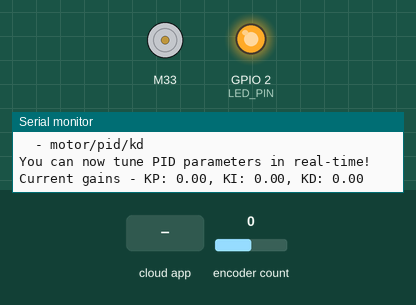
Bench run of a sketch on a simulated ESP32. Parts: DC motor (green arrow = forward, orange = backward, longer = faster), output pins drawn as LEDs (lit = HIGH), the last lines printed to the serial monitor. The inputs (shaded band) are chosen by the test bench; at power-on: encoder count 0. The ROS host is connected and sends only what is stated.

Above: at 4.2 s.
4.3 s: the phone or cloud app sets target_angle_cmd to -100
5.8 s: the phone or cloud app sets kp to -100
At 6.8 s:
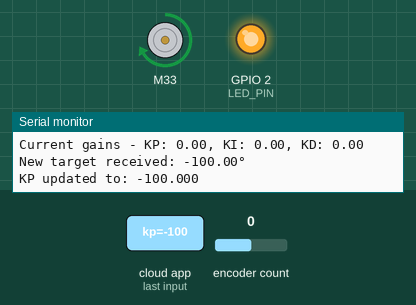
7.3 s: the phone or cloud app sets target_angle_cmd to 100
At 7.9 s:
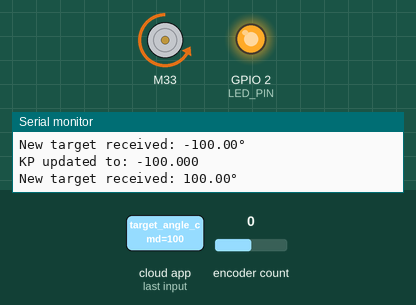
8.8 s: the phone or cloud app sets ki to -100
10.3 s: the phone or cloud app sets kp to 0
At 11.4 s:
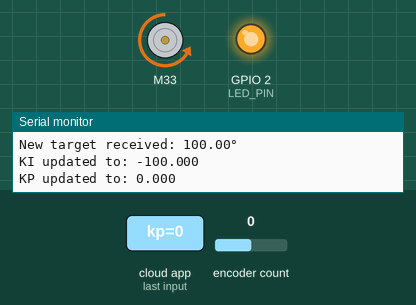
11.8 s: the phone or cloud app sets ki to 100
At 12.6 s:
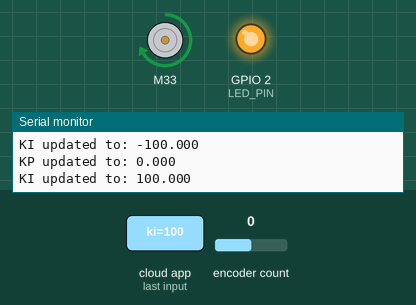
Timing chart, 0 to 14.3 s (numbered marks = the images above; inputs shaded):
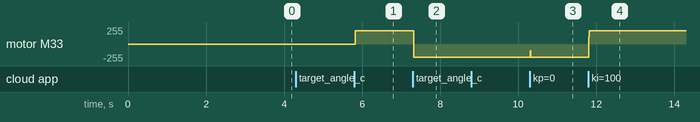

Measured:
- after the input at 5.8 s, motor M33: stopped → forward 200/255 at once
- after the input at 7.3 s, motor M33: forward 200/255 → backward 200/255 at once
- after the input at 10.3 s, motor M33: backward 200/255 → backward 100/255 at once, → backward 200/255 0.01 s later
- after the input at 11.8 s, motor M33: backward 200/255 → forward 200/255 at once

The sketch:

esp32_pid_controller.ino
```cpp
#include <micro_ros_arduino.h>
#include <rcl/rcl.h>
#include <rcl/error_handling.h>
#include <rclc/rclc.h>
#include <rclc/executor.h>
#include <std_msgs/msg/float32.h>
#include <std_msgs/msg/int32.h>

#include <ESP32Encoder.h>
#include <CytronMotorDriver.h>

// ================== PIN DEFINITIONS ==================
#define ENC_A 34
#define ENC_B 35
#define MOTOR_PWM 33
#define MOTOR_DIR 32
#define LED_PIN 2

// ================== CONSTANTS ==================
#define COUNTS_PER_REV 12000
#define MAX_PWM 200
#define MIN_PWM 40

// ================== DIRECTION INVERSION FLAGS ==================
#define INVERT_MOTOR false
#define INVERT_ENCODER false

// ================== PID PARAMETERS ==================
float KP = 0.0;      // Can be tuned via ROS parameters
float KI = 0.0;
float KD = 0.0;

// ================== POSITION TOLERANCE ==================
const float TOLERANCE_DEG = 0.5;        // Tolerance in degrees
const int SETTLED_THRESHOLD = 40;       // Number of cycles to be stable (40 * 5ms = 200ms at 200Hz)

// ================== MICRO-ROS OBJECTS ==================
rcl_publisher_t pub_current_angle;
rcl_publisher_t pub_target_angle;
rcl_publisher_t pub_error;
rcl_publisher_t pub_pwm;
rcl_publisher_t pub_p_term;
rcl_publisher_t pub_i_term;
rcl_publisher_t pub_d_term;

rcl_subscription_t sub_target_angle;
rcl_subscription_t sub_kp;
rcl_subscription_t sub_ki;
rcl_subscription_t sub_kd;

rclc_executor_t executor;
rclc_support_t support;
rcl_allocator_t allocator;
rcl_node_t node;
rcl_timer_t timer;

std_msgs__msg__Float32 msg_current_angle;
std_msgs__msg__Float32 msg_target_angle;
std_msgs__msg__Float32 msg_error;
std_msgs__msg__Int32 msg_pwm;
std_msgs__msg__Float32 msg_p_term;
std_msgs__msg__Float32 msg_i_term;
std_msgs__msg__Float32 msg_d_term;

std_msgs__msg__Float32 received_target_angle;
std_msgs__msg__Float32 received_kp;
std_msgs__msg__Float32 received_ki;
std_msgs__msg__Float32 received_kd;

#define RCCHECK(fn) { rcl_ret_t temp_rc = fn; if((temp_rc != RCL_RET_OK)){error_loop();}}
#define RCSOFTCHECK(fn) { rcl_ret_t temp_rc = fn; if((temp_rc != RCL_RET_OK)){}}

// ================== MOTOR OBJECTS ==================
ESP32Encoder encoder;
CytronMD motor(PWM_DIR, MOTOR_PWM, MOTOR_DIR);

// ================== PID VARIABLES ==================
float target_angle = 0.0;
float current_angle = 0.0;
float error_angle = 0;
float last_error_angle = 0;
float integral_angle = 0;
float derivative_angle = 0;
unsigned long last_time = 0;
int motor_pwm = 0;
int settled_count = 0;  // NEW: Counter for stable position

// ================== ERROR HANDLING ==================
void error_loop(){
  while(1){
    digitalWrite(LED_PIN, !digitalRead(LED_PIN));
    delay(100);
  }
}

// ================== ANGLE CONVERSION ==================
float countsToAngle(long counts) {
  float angle = (counts * 360.0) / COUNTS_PER_REV;
  return INVERT_ENCODER ? -angle : angle;
}

// ================== SUBSCRIPTION CALLBACKS ==================
void subscription_callback(const void * msgin) {
  const std_msgs__msg__Float32 * msg = (const std_msgs__msg__Float32 *)msgin;
  target_angle = msg->data;

  // Reset integral and settled counter when new target is received
  integral_angle = 0;
  settled_count = 0;  // NEW: Reset counter on new target

  Serial.print("New target received: ");
  Serial.print(target_angle);
  Serial.println("°");
}

void kp_callback(const void * msgin) {
  const std_msgs__msg__Float32 * msg = (const std_msgs__msg__Float32 *)msgin;
  KP = msg->data;
  integral_angle = 0;  // Reset integral when gains change
  settled_count = 0;   // NEW: Reset counter when gains change
  Serial.print("KP updated to: ");
  Serial.println(KP, 3);
}

void ki_callback(const void * msgin) {
  const std_msgs__msg__Float32 * msg = (const std_msgs__msg__Float32 *)msgin;
  KI = msg->data;
  integral_angle = 0;  // Reset integral when gains change
  settled_count = 0;   // NEW: Reset counter when gains change
  Serial.print("KI updated to: ");
  Serial.println(KI, 3);
}

void kd_callback(const void * msgin) {
  const std_msgs__msg__Float32 * msg = (const std_msgs__msg__Float32 *)msgin;
  KD = msg->data;
  settled_count = 0;   // NEW: Reset counter when gains change
  Serial.print("KD updated to: ");
  Serial.println(KD, 3);
}

// ================== TIMER CALLBACK (PID LOOP) ==================
void timer_callback(rcl_timer_t * timer, int64_t last_call_time) {
  RCLC_UNUSED(last_call_time);
  if (timer != NULL) {

    // Read current position
    long current_counts = encoder.getCount();
    current_angle = countsToAngle(current_counts);

    // Calculate error
    error_angle = target_angle - current_angle;

    // Calculate time delta
    unsigned long current_time = millis();
    float dt = (current_time - last_time) / 1000.0;
    last_time = current_time;

    if (dt > 0) {
      // PID calculations
      integral_angle += error_angle * dt;
      integral_angle = constrain(integral_angle, -50, 50);  // Anti-windup

      derivative_angle = (error_angle - last_error_angle) / dt;

      float p_term = KP * error_angle;
      float i_term = KI * integral_angle;
      float d_term = KD * derivative_angle;

      float pid_output = p_term + i_term + d_term;

      // Convert to PWM
      motor_pwm = constrain(pid_output, -MAX_PWM, MAX_PWM);

      if (INVERT_MOTOR) {
        motor_pwm = -motor_pwm;
      }

      // Deadband compensation
      if (abs(motor_pwm) > 0 && abs(motor_pwm) < MIN_PWM) {
        motor_pwm = (motor_pwm > 0) ? MIN_PWM : -MIN_PWM;
      }

      // NEW: Settled counter logic - only stop after being stable
      if (abs(error_angle) < TOLERANCE_DEG) {
        settled_count++;
        if (settled_count >= SETTLED_THRESHOLD) {
          motor_pwm = 0;  // Stop motor after being stable
        }
      } else {
        settled_count = 0;  // Reset counter if error exceeds tolerance
      }

      // Apply motor control
      motor.setSpeed(motor_pwm);

      // Publish data to ROS
      msg_current_angle.data = current_angle;
      msg_target_angle.data = target_angle;
      msg_error.data = error_angle;
      msg_pwm.data = motor_pwm;
      msg_p_term.data = p_term;
      msg_i_term.data = i_term;
      msg_d_term.data = d_term;

      RCSOFTCHECK(rcl_publish(&pub_current_angle, &msg_current_angle, NULL));
      RCSOFTCHECK(rcl_publish(&pub_target_angle, &msg_target_angle, NULL));
      RCSOFTCHECK(rcl_publish(&pub_error, &msg_error, NULL));
      RCSOFTCHECK(rcl_publish(&pub_pwm, &msg_pwm, NULL));
      RCSOFTCHECK(rcl_publish(&pub_p_term, &msg_p_term, NULL));
      RCSOFTCHECK(rcl_publish(&pub_i_term, &msg_i_term, NULL));
      RCSOFTCHECK(rcl_publish(&pub_d_term, &msg_d_term, NULL));

      last_error_angle = error_angle;
    }
  }
}

// ================== SETUP ==================
void setup() {
  Serial.begin(115200);

  pinMode(LED_PIN, OUTPUT);
  digitalWrite(LED_PIN, HIGH);

  delay(1000);

  // ========== SETUP ENCODER & MOTOR ==========
  ESP32Encoder::useInternalWeakPullResistors = puType::up;
  encoder.attachFullQuad(ENC_A, ENC_B);
  encoder.clearCount();

  Serial.println("=== Setting up Micro-ROS ===");

  // ========== SETUP MICRO-ROS ==========
  set_microros_transports();
  delay(2000);

  allocator = rcl_get_default_allocator();

  // Create init_options
  RCCHECK(rclc_support_init(&support, 0, NULL, &allocator));

  // Create node
  RCCHECK(rclc_node_init_default(&node, "pid_motor_controller", "", &support));

  // Create publishers
  RCCHECK(rclc_publisher_init_default(
    &pub_current_angle,
    &node,
    ROSIDL_GET_MSG_TYPE_SUPPORT(std_msgs, msg, Float32),
    "motor/current_angle"));

  RCCHECK(rclc_publisher_init_default(
    &pub_target_angle,
    &node,
    ROSIDL_GET_MSG_TYPE_SUPPORT(std_msgs, msg, Float32),
    "motor/target_angle"));

  RCCHECK(rclc_publisher_init_default(
    &pub_error,
    &node,
    ROSIDL_GET_MSG_TYPE_SUPPORT(std_msgs, msg, Float32),
    "motor/error"));

  RCCHECK(rclc_publisher_init_default(
    &pub_pwm,
    &node,
    ROSIDL_GET_MSG_TYPE_SUPPORT(std_msgs, msg, Int32),
    "motor/pwm"));

  RCCHECK(rclc_publisher_init_default(
    &pub_p_term,
    &node,
    ROSIDL_GET_MSG_TYPE_SUPPORT(std_msgs, msg, Float32),
    "motor/pid/p_term"));

  RCCHECK(rclc_publisher_init_default(
    &pub_i_term,
    &node,
    ROSIDL_GET_MSG_TYPE_SUPPORT(std_msgs, msg, Float32),
    "motor/pid/i_term"));

  RCCHECK(rclc_publisher_init_default(
    &pub_d_term,
    &node,
    ROSIDL_GET_MSG_TYPE_SUPPORT(std_msgs, msg, Float32),
    "motor/pid/d_term"));

  // Create subscriber for target angle
  RCCHECK(rclc_subscription_init_default(
    &sub_target_angle,
    &node,
    ROSIDL_GET_MSG_TYPE_SUPPORT(std_msgs, msg, Float32),
    "motor/target_angle_cmd"));

  // Create subscribers for PID parameters
  RCCHECK(rclc_subscription_init_default(
    &sub_kp,
    &node,
    ROSIDL_GET_MSG_TYPE_SUPPORT(std_msgs, msg, Float32),
    "motor/pid/kp"));

  RCCHECK(rclc_subscription_init_default(
    &sub_ki,
    &node,
    ROSIDL_GET_MSG_TYPE_SUPPORT(std_msgs, msg, Float32),
    "motor/pid/ki"));

  RCCHECK(rclc_subscription_init_default(
    &sub_kd,
    &node,
    ROSIDL_GET_MSG_TYPE_SUPPORT(std_msgs, msg, Float32),
    "motor/pid/kd"));

  // Create timer (5ms = 200Hz control loop - matching first code)
  const unsigned int timer_timeout = 0.2

  ;
  RCCHECK(rclc_timer_init_default(
    &timer,
    &support,
    RCL_MS_TO_NS(timer_timeout),
    timer_callback));

  // Create executor (1 timer + 4 subscriptions = 5 handles)
  // Note: Sometimes need to add extra handles for stability
  RCCHECK(rclc_executor_init(&executor, &support.context, 6, &allocator));

  // Add timer to executor
  RCCHECK(rclc_executor_add_timer(&executor, &timer));

  // Add target angle subscription
  RCCHECK(rclc_executor_add_subscription(&executor, &sub_target_angle, &received_target_angle,
          &subscription_callback, ON_NEW_DATA));

  // Add PID parameter subscriptions
  RCCHECK(rclc_executor_add_subscription(&executor, &sub_kp, &received_kp,
          &kp_callback, ON_NEW_DATA));

  RCCHECK(rclc_executor_add_subscription(&executor, &sub_ki, &received_ki,
          &ki_callback, ON_NEW_DATA));

  RCCHECK(rclc_executor_add_subscription(&executor, &sub_kd, &received_kd,
          &kd_callback, ON_NEW_DATA));

  last_time = millis();

  Serial.println("=== PID Motor Control with Micro-ROS Ready ===");
  Serial.println("Publishing to topics:");
  Serial.println("  - motor/current_angle");
  Serial.println("  - motor/target_angle");
  Serial.println("  - motor/error");
  Serial.println("  - motor/pwm");
  Serial.println("  - motor/pid/p_term");
  Serial.println("  - motor/pid/i_term");
  Serial.println("  - motor/pid/d_term");
  Serial.println("Subscribing to:");
  Serial.println("  - motor/target_angle_cmd");
  Serial.println("  - motor/pid/kp");
  Serial.println("  - motor/pid/ki");
  Serial.println("  - motor/pid/kd");
  Serial.println("\nYou can now tune PID parameters in real-time!");
  Serial.print("Current gains - KP: ");
  Serial.print(KP);
  Serial.print(", KI: ");
  Serial.print(KI);
  Serial.print(", KD: ");
  Serial.println(KD);
}

// ================== LOOP ==================
void loop() {
  RCSOFTCHECK(rclc_executor_spin_some(&executor, RCL_MS_TO_NS(100)));
}
```
